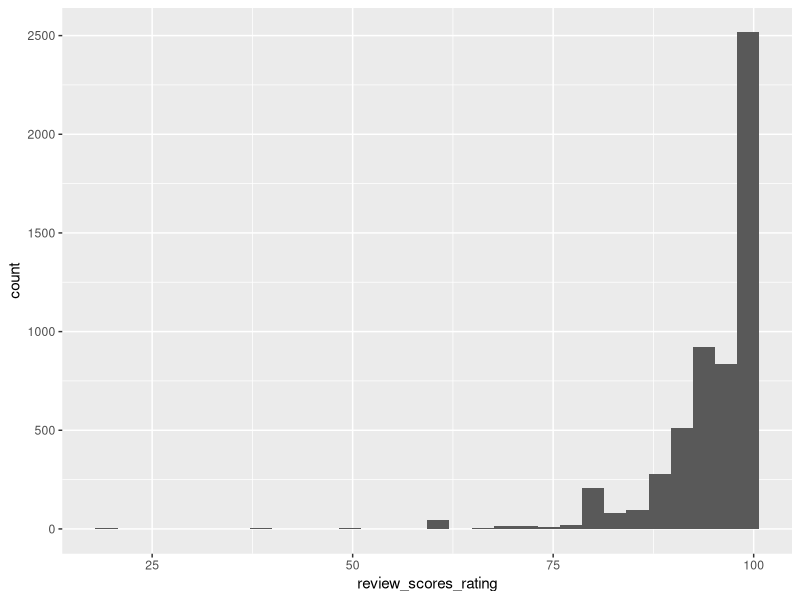
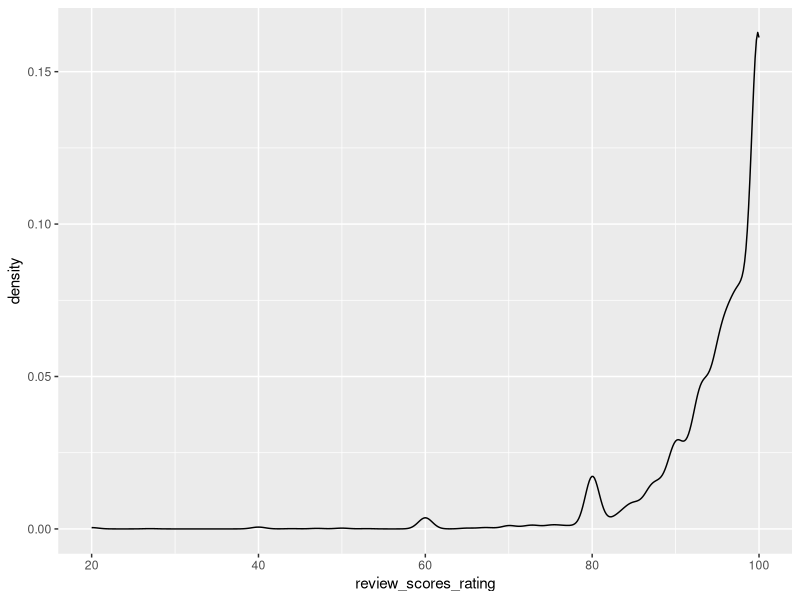
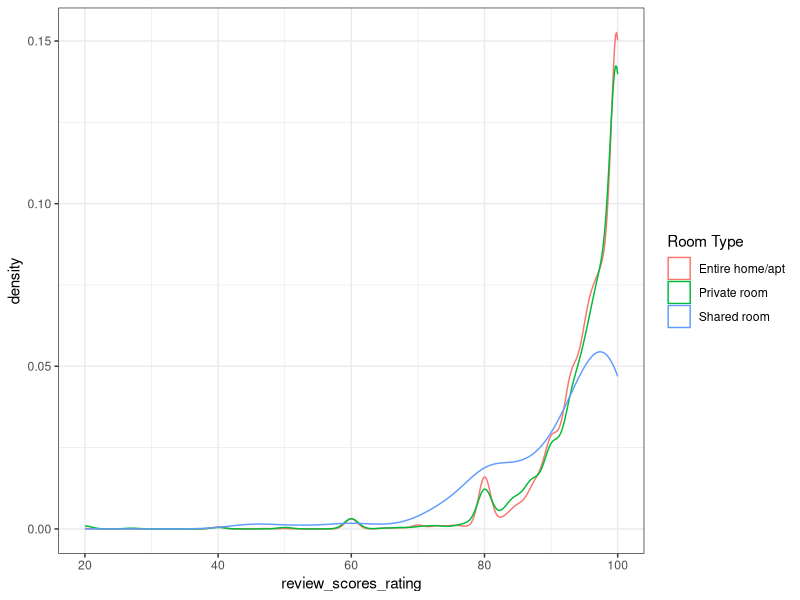
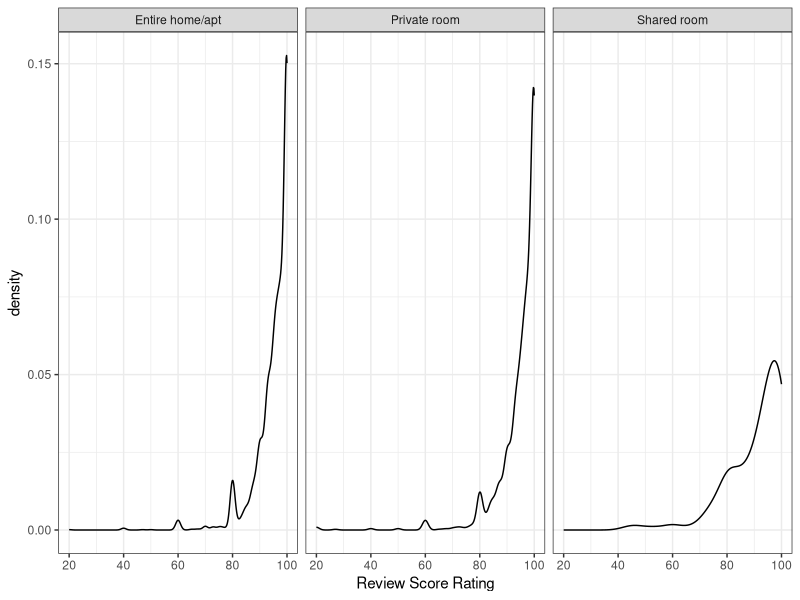
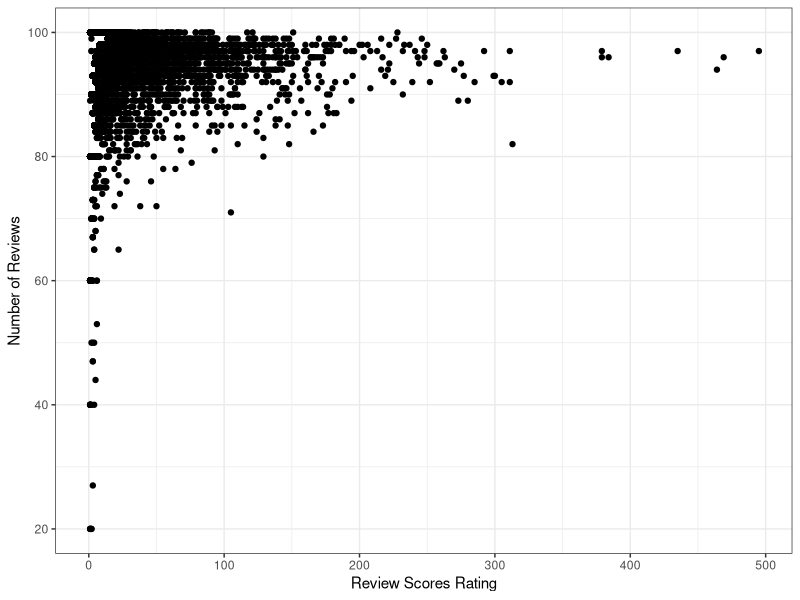
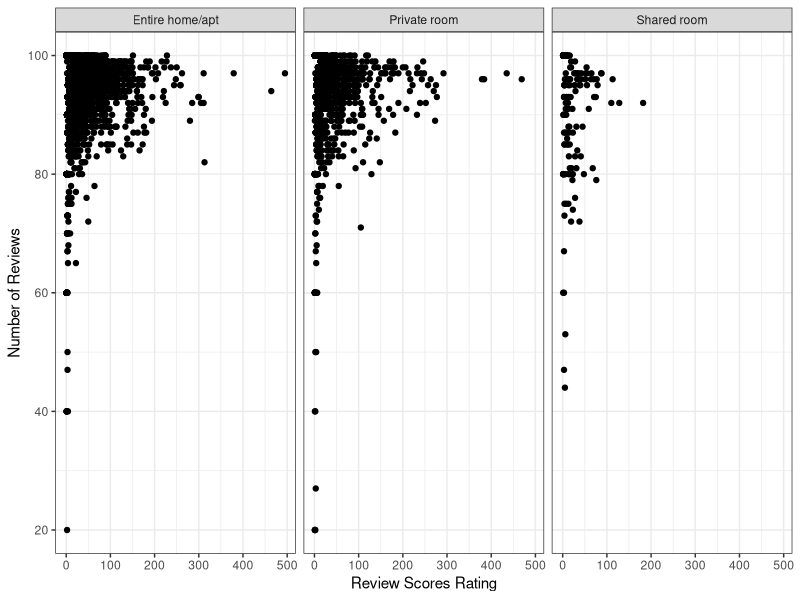

Generate these figures, in order, with R:
## ---- chunk 1
knitr::opts_chunk$set(echo = TRUE)
## ---- chunk 2
# Purpose: Exploratory data analysis of airbnb data
# Author: Nuvan Rathnayaka
# Date: September 2018

# Setup -----------------------------------------------------------
library(tidyverse)

# Data Import ------------------------------------------------------
airbnb_dc <- read_csv("data/listings.csv") #Since I'm using an RStudio project, I only have to specify the path relative to the top directory

## ---- chunk 3
# Some useful functions  ----------------------------------------
dim(airbnb_dc)
head(airbnb_dc)
str(airbnb_dc)

## ---- chunk 4
# Categorical Variables  ----------------------------------------
table(airbnb_dc$property_type)
## ---- chunk 5
sort(table(airbnb_dc$property_type), decreasing=TRUE)
## ---- chunk 6
property_type_table <- table(airbnb_dc$property_type)
sort(property_type_table, decreasing = TRUE)
## ---- chunk 7
airbnb_dc$price > 500 #Note that since we're not assigning this vector to a variable, R displays it, but doesn't save it as an object in the environment.
## ---- chunk 8
table(airbnb_dc$price > 500)
## ---- chunk 9
with(airbnb_dc, table(property_type, price > 500))
## ---- chunk 10
# Continuous Variables  ----------------------------------------

mean(airbnb_dc$price)
sd(airbnb_dc$price)
min(airbnb_dc$price)

median(airbnb_dc$price)

max(airbnb_dc$price)

## ---- chunk 11

with(airbnb_dc, cor(price, number_of_reviews))

## ---- chunk 12
# Continuous Variables  ----------------------------------------


sum(is.na(airbnb_dc$review_scores_rating)) #summing a logical (TRUE/FALSE) vector counts the number of TRUE values



## ---- chunk 13

colSums(is.na(airbnb_dc))

## ---- chunk 14
mean(airbnb_dc$review_scores_rating)
with(airbnb_dc, cor(review_scores_rating, reviews_per_month))
## ---- chunk 15

lm(review_scores_rating~price, data=airbnb_dc)
## ---- chunk 16
mean(airbnb_dc$review_scores_rating, na.rm=TRUE)
with(airbnb_dc, cor(review_scores_rating, reviews_per_month, use="pairwise.complete.obs"))
## ---- chunk 17
ggplot(airbnb_dc, aes(x=review_scores_rating)) + geom_histogram()

## ---- chunk 18
ggplot(airbnb_dc, aes(x=review_scores_rating)) + geom_density() 

## ---- chunk 19

ggplot(airbnb_dc, aes(x=review_scores_rating, color=room_type)) + geom_density() + guides(color=guide_legend(title="Room Type")) + theme_bw()

## ---- chunk 20

ggplot(airbnb_dc, aes(x=review_scores_rating, color=)) + geom_density() + facet_wrap(~ room_type) + xlab("Review Score Rating") + theme_bw()


## ---- chunk 21
ggplot(data=airbnb_dc,aes(x=number_of_reviews,y=review_scores_rating))+
  geom_point() + xlab("Review Scores Rating") + ylab("Number of Reviews") + theme_bw()
## ---- chunk 22
ggplot(data=airbnb_dc,aes(x=number_of_reviews,y=review_scores_rating))+
  geom_point() + xlab("Review Scores Rating") + ylab("Number of Reviews") + theme_bw() + facet_wrap(~ room_type)
